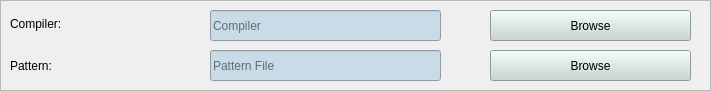
              <widget class="QFrame" name="frame_19">
               <property name="geometry">
                <rect>
                 <x>10</x>
                 <y>600</y>
                 <width>711</width>
                 <height>91</height>
                </rect>
               </property>
               <property name="frameShape">
                <enum>QFrame::StyledPanel</enum>
               </property>
               <property name="frameShadow">
                <enum>QFrame::Sunken</enum>
               </property>
               <widget class="QPushButton" name="pushButtonPattern">
                <property name="geometry">
                 <rect>
                  <x>490</x>
                  <y>50</y>
                  <width>201</width>
                  <height>31</height>
                 </rect>
                </property>
                <property name="styleSheet">
                 <string notr="true">background-color: rgb(199, 213, 207);</string>
                </property>
                <property name="text">
                 <string>Browse</string>
                </property>
               </widget>
               <widget class="QLabel" name="label_103">
                <property name="geometry">
                 <rect>
                  <x>10</x>
                  <y>8</y>
                  <width>101</width>
                  <height>31</height>
                 </rect>
                </property>
                <property name="text">
                 <string>Compiler:</string>
                </property>
               </widget>
               <widget class="QLineEdit" name="lineEditPattern">
                <property name="geometry">
                 <rect>
                  <x>210</x>
                  <y>50</y>
                  <width>231</width>
                  <height>31</height>
                 </rect>
                </property>
                <property name="styleSheet">
                 <string notr="true">background-color: rgb(200, 219, 230);</string>
                </property>
                <property name="placeholderText">
                 <string>Pattern File</string>
                </property>
               </widget>
               <widget class="QPushButton" name="pushButtonCompiler">
                <property name="geometry">
                 <rect>
                  <x>490</x>
                  <y>10</y>
                  <width>201</width>
                  <height>31</height>
                 </rect>
                </property>
                <property name="styleSheet">
                 <string notr="true">background-color: rgb(199, 213, 207);</string>
                </property>
                <property name="text">
                 <string>Browse</string>
                </property>
               </widget>
               <widget class="QLabel" name="label_104">
                <property name="geometry">
                 <rect>
                  <x>10</x>
                  <y>50</y>
                  <width>91</width>
                  <height>31</height>
                 </rect>
                </property>
                <property name="text">
                 <string>Pattern:</string>
                </property>
               </widget>
               <widget class="QLineEdit" name="lineEditCompiler">
                <property name="geometry">
                 <rect>
                  <x>210</x>
                  <y>10</y>
                  <width>231</width>
                  <height>31</height>
                 </rect>
                </property>
                <property name="styleSheet">
                 <string notr="true">background-color: rgb(200, 219, 230);</string>
                </property>
                <property name="placeholderText">
                 <string>Compiler</string>
                </property>
               </widget>
              </widget>
